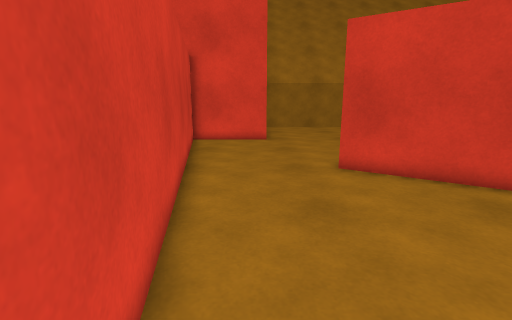
[1] (above)

17 first-person views from a walk through a 3-D level made in the Unity game engine. The camera is 1.2 m above the floor, tilts 12° down and sees 85° across. The floor is counted in squares, 0.5 m on a side. Each view is taken from the middle of a square. On the plan, view 1 faces up. The plan holds only what a view shows up to about 18 squares ahead; the rest is blank. The place goes on beyond the plan.

[2]
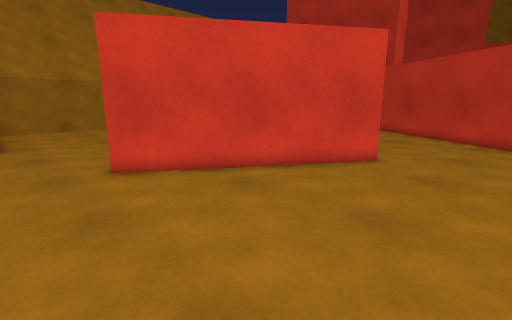

[3]
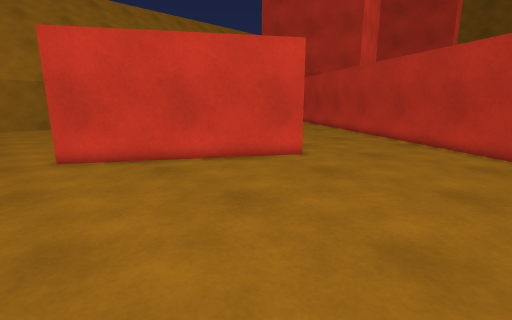

[4]
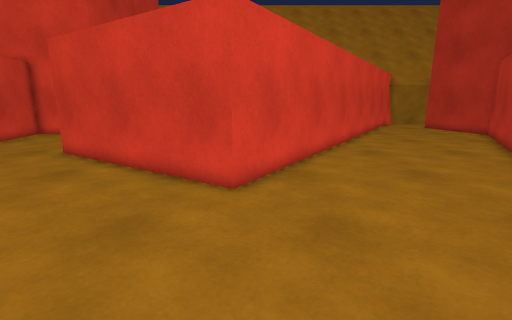

[5]
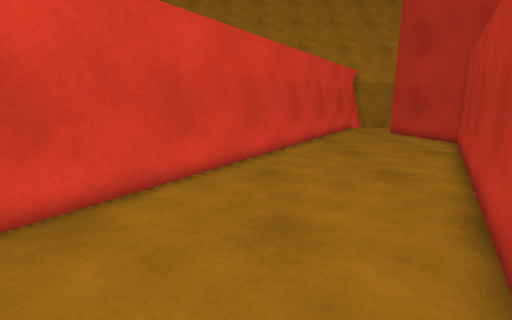

[6]
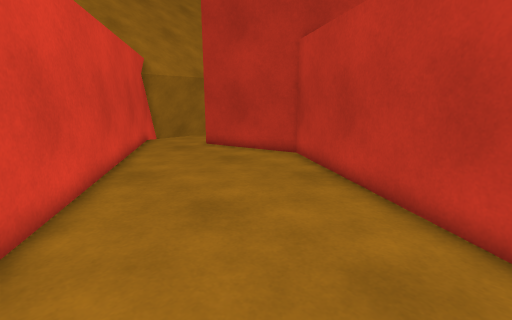

[7]
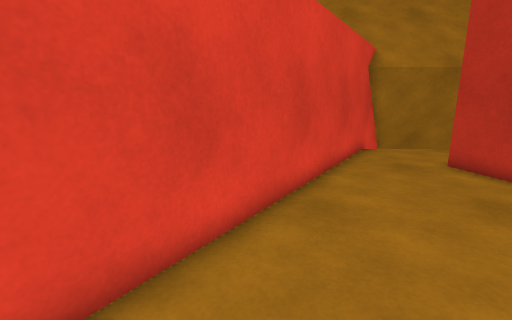

[8]
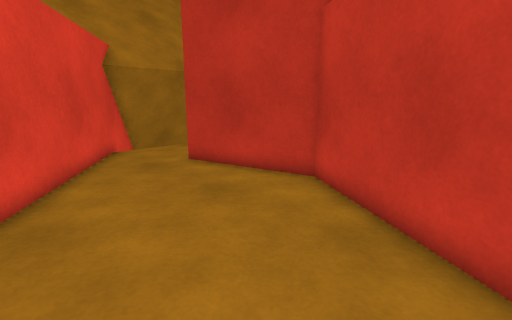

[9]
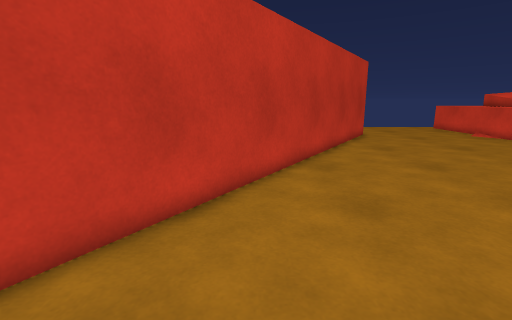

[10]
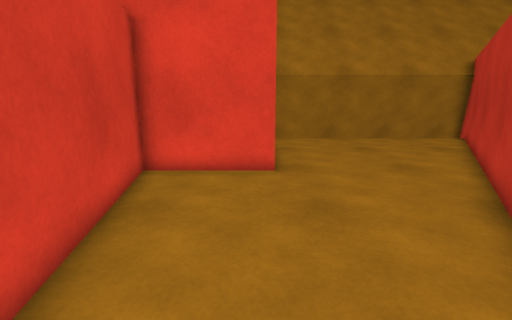

[11]
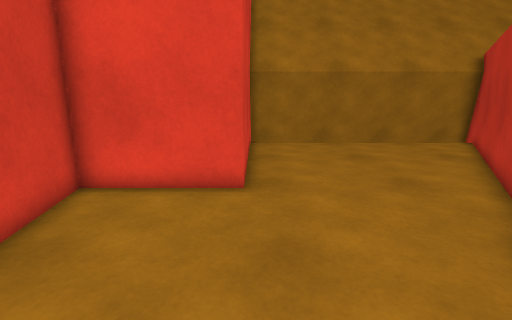

[12]
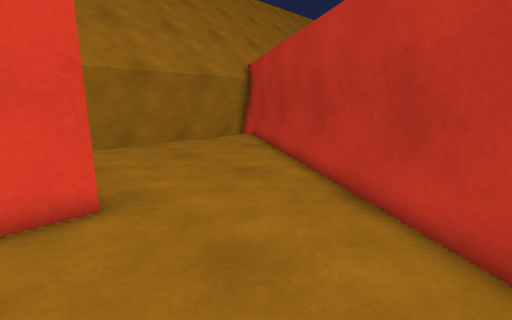

[13]
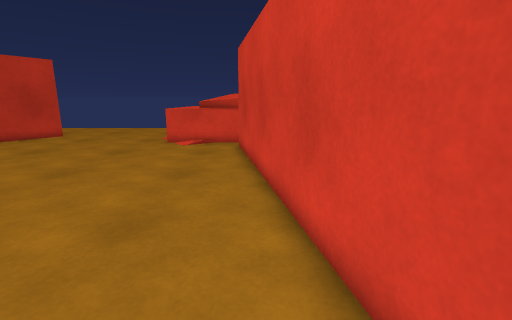

[14]
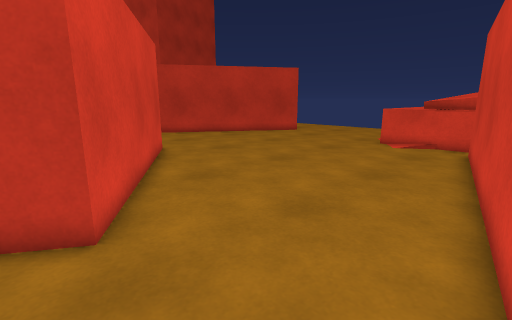

[15]
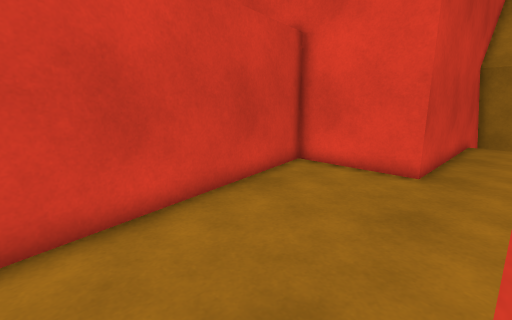

[16]
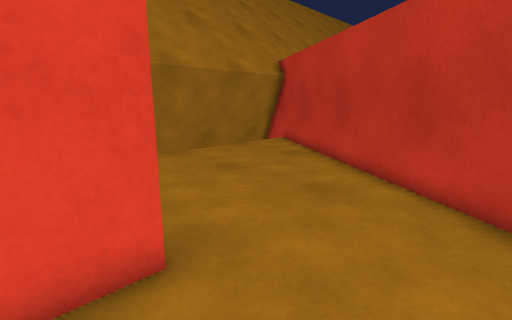

[17]
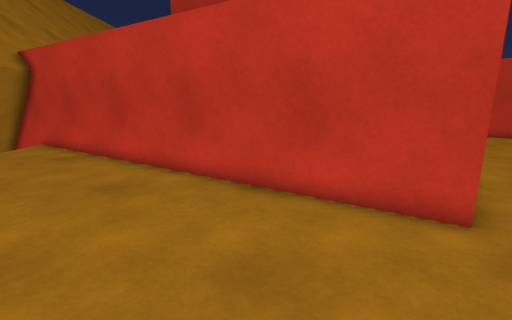

### Floor plan
Ten units are one square. View 1 is at (0, 0); x grows to the right and y downward. Boxes are objects, and circles mark ways between rooms. Rooms are numbered by the first view taken in them; rooms with no view inside come last. Other rooms are left out.
<svg viewBox="-45 -268 352 309">
<path fill="none" stroke="#000" d="M153 35 285 -168 271 -222M-24 -84 -2 36M302 -263 256 -263 114 -44 30 -98M30 -98 63 -148M7 -175 -40 -175 -24 -84M63 -148 137 -263 7 -263 7 -175"/>
<circle cx="5" cy="-92" r="3" fill="#2a7"/>
<circle cx="35" cy="-165" r="3" fill="#2a7"/>
<text x="150" y="-80">1</text>
<text x="10" y="-130">2</text>
<text x="60" y="-210">3</text>
</svg>
Room 1 opens to room 2. Room 2 opens to room 3.

Where each view was taken, in squares from view 1:
view 1: 0 up, 0 right, facing up
view 2: 0 up, 0 right, facing up-right
view 3: 3 down, 1 right, facing up-right
view 4: 3 down, 12 right, facing up
view 5: 1 up, 17 right, facing up
view 6: 9 up, 18 right, facing up-right
view 7: 12 up, 20 right, facing up
view 8: 12 up, 21 right, facing up-right
view 9: 12 up, 20 right, facing down
view 10: 8 up, 0 right, facing up
view 11: 10 up, 1 right, facing up
view 12: 11 up, 1 left, facing up-right
view 13: 11 up, 1 left, facing down
view 14: 11 up, 2 left, facing down-right
view 15: 8 up, 3 right, facing up-left
view 16: 14 up, 1 left, facing up-right
view 17: 14 up, 2 left, facing right
